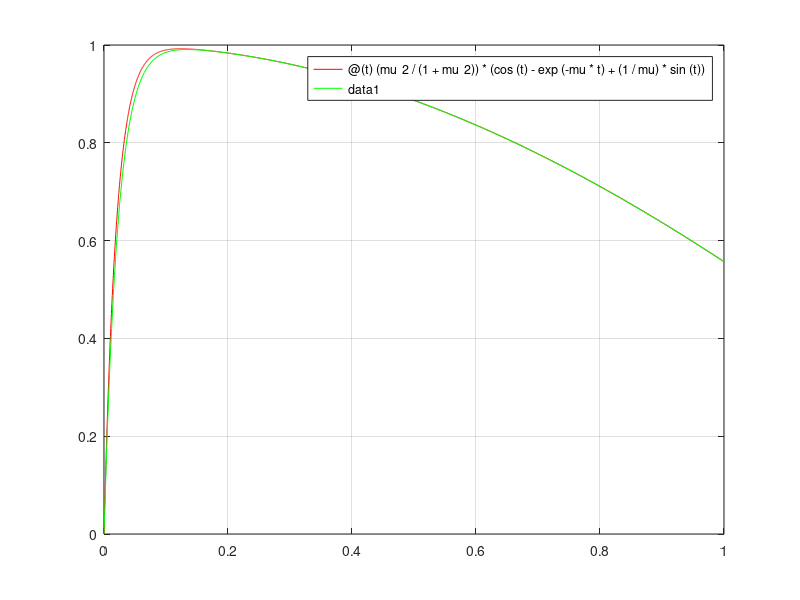

Write MATLAB code to recreate this figure.
clear all
close all
clc


color=['r','g','b']; N=200; mu=50; intervalo=[0,1]; x0=0;
fext=@(t) (mu^2/(1+mu^2))*(cos(t)-exp(-mu*t)+(1/mu)*sin(t));
figure
fplot(fext,intervalo,'r')
hold on
grid on


f=@(t,x) -mu*(x-cos(t));

h=(intervalo(2)-intervalo(1))/N;
t=linspace(intervalo(1),intervalo(2),N+1);
x=zeros(N+1,length(x0));
x(1,:)=x0;

for i=1:N

    x(i+1,:)=(1/(1+mu*h))*(x(i,:)+mu*h*cos(t(i+1)));

end

plot(t,x,'g');